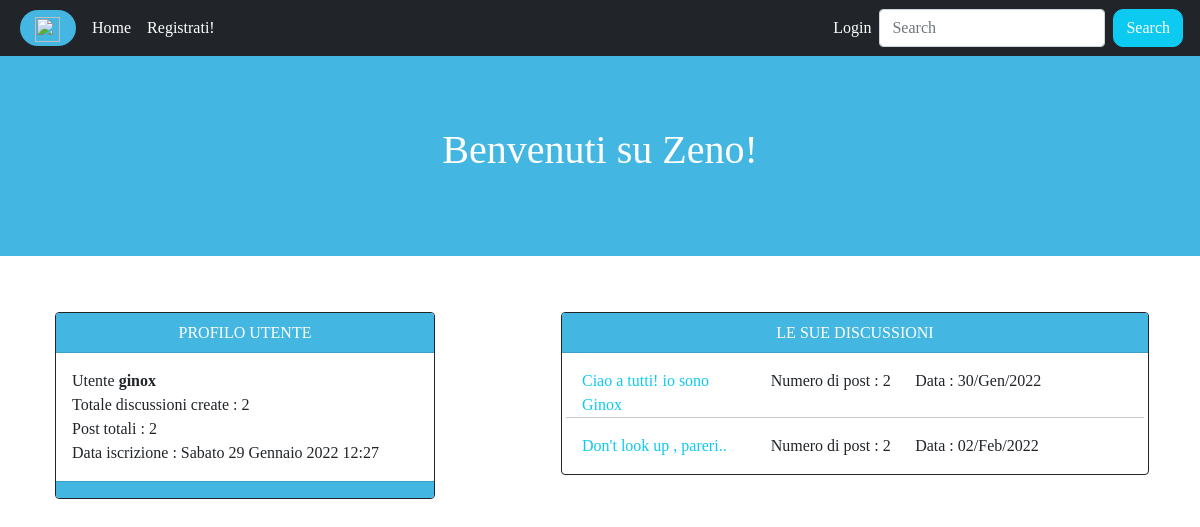
The app's page /user/ginox/ with its own data.
### app/models.py (models this page shows, shortened)
class Discussione(models.Model):
    sezione_appartenenza = models.ForeignKey(Sezione,on_delete=models.CASCADE,related_name='discussioni_appartenenza')
    titolo = models.CharField(max_length=100)
    primo_post = models.TextField()
    autore = models.ForeignKey(User,on_delete=models.CASCADE,related_name='discussioni')
    data = models.DateTimeField(auto_now_add=True)
    def get_absolute_url(self):
        return reverse('discussion',kwargs={'pk':self.pk})
    class Meta:
        verbose_name = 'Discussione'
        verbose_name_plural = 'Discussioni'

### app/views.py (the view)
# urls.py: path('user/<str:username>/', user_profile , name='user_profile'),
def user_profile(request,username):
    user = get_object_or_404(User,username=username)
    context = {'user':user}
    return render(request,'user_profile.html',context)

### app/templates/user_profile.html (shortened to what this page needs)
{% extends 'base.html' %}
{% block content %}
    <div class="row justify-content-around my-2">
        <div class="col-sm-4 my-2">
            <div class="card border-dark ms-1">
                <div class="card-header color text-white"style="height:40px">
                    {% if request.user.username == user.username %}
                        <p class="text-center">IL TUO PROFILO UTENTE</p>
                    {% else %}
                        <p class="text-center">PROFILO UTENTE</p>
                    {% endif %}
                </div>
                <div class="card-body">
                    <p class="card-text my-0">Utente <strong>{{user.username}}</strong></p>
                    <p class="card-text my-0">Totale discussioni create : {{user.discussioni.count}}</p>
                    <p class="card-text my-0">Post totali : {{user.posts.count}}</p>
                    <p class="card-text my0">Data iscrizione : {{user.date_joined}}</p>
                </div>
                <div class="card-footer color"></div>
            </div>
        </div>
        <div class="col-sm-6 my-2">
                <div class="card border-dark">
                    <div class="card-header color text-white"style="height:40px">
                        {% if request.user.username == user.username %}
                            <p class="text-center"> LE TUE DISCUSSIONI</p>
                        {% else %}
                            <p class="text-center">LE SUE DISCUSSIONI</p>
                        {% endif %}
                    </div>
                    <div class="card-body">
                        <div class="row">
                            {% for discussione in user.discussioni.all %}
                                <div class="col-md-4">
                                    <p class="card-text ms-1"><a class="link-info"href="{{discussione.get_absolute_url}}">{{discussione.titolo}}</a></p>
                                </div>
                                <div class="col-md-3">
                                    <p class="card-text">Numero di post : {{discussione.autore.posts.count }}</p>
                                </div>
                                <div class="col-md-4">
                                    <p class="card-text">Data : {{discussione.data|date:"d/M/Y"}}</p>
                                </div>
                                {% if forloop.last %}
                                {% else %}
                                    <hr>
                                {% endif %}
                            {% endfor %}
                        </div>
                    </div>
            </div>
        </div>
    </div>
{% endblock content %}

### static/stile.css (style rules this page uses)
* { margin : 0; padding: 0; box-sizing: border-box; }
body { font-family: 'Sansita Swashed', cursive; }
.link-info { text-decoration:none; }
.color { background-color : #43b7e2; }

### records on screen
Discussione: titolo "Ciao a tutti! io sono Ginox", autore.posts.count "2", data "30/Gen/2022"
Discussione: titolo "Don't look up , pareri..", autore.posts.count "2", data "02/Feb/2022"

### other values on screen
{{ user.username }} "ginox"
{{ user.discussioni.count }} "2"
{{ user.posts.count }} "2"
{{ user.date_joined }} "Sabato 29 Gennaio 2022 12:27"
